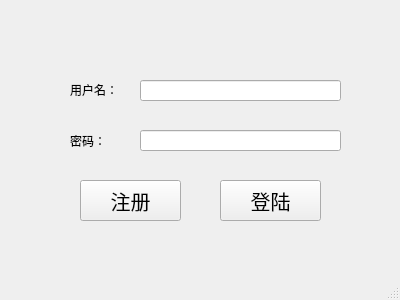
<?xml version="1.0" encoding="UTF-8"?>
<ui version="4.0">
 <class>MainWindow</class>
 <widget class="QMainWindow" name="MainWindow">
  <property name="geometry">
   <rect>
    <x>0</x>
    <y>0</y>
    <width>400</width>
    <height>300</height>
   </rect>
  </property>
  <property name="windowTitle">
   <string>MainWindow</string>
  </property>
  <widget class="QWidget" name="centralWidget">
   <widget class="QLabel" name="label_name">
    <property name="geometry">
     <rect>
      <x>70</x>
      <y>80</y>
      <width>71</width>
      <height>20</height>
     </rect>
    </property>
    <property name="text">
     <string>用户名：</string>
    </property>
   </widget>
   <widget class="QLabel" name="label_password">
    <property name="geometry">
     <rect>
      <x>70</x>
      <y>130</y>
      <width>61</width>
      <height>21</height>
     </rect>
    </property>
    <property name="text">
     <string>密码：</string>
    </property>
   </widget>
   <widget class="QLineEdit" name="lineEdit_name">
    <property name="geometry">
     <rect>
      <x>140</x>
      <y>80</y>
      <width>201</width>
      <height>21</height>
     </rect>
    </property>
   </widget>
   <widget class="QLineEdit" name="lineEdit_password">
    <property name="geometry">
     <rect>
      <x>140</x>
      <y>130</y>
      <width>201</width>
      <height>21</height>
     </rect>
    </property>
    <property name="inputMask">
     <string/>
    </property>
    <property name="echoMode">
     <enum>QLineEdit::Password</enum>
    </property>
   </widget>
   <widget class="QPushButton" name="pushButton_login">
    <property name="geometry">
     <rect>
      <x>220</x>
      <y>180</y>
      <width>101</width>
      <height>41</height>
     </rect>
    </property>
    <property name="font">
     <font>
      <family>楷体</family>
      <pointsize>15</pointsize>
     </font>
    </property>
    <property name="text">
     <string>登陆</string>
    </property>
    <property name="iconSize">
     <size>
      <width>20</width>
      <height>20</height>
     </size>
    </property>
   </widget>
   <widget class="QPushButton" name="pushButton_signup">
    <property name="geometry">
     <rect>
      <x>80</x>
      <y>180</y>
      <width>101</width>
      <height>41</height>
     </rect>
    </property>
    <property name="font">
     <font>
      <family>楷体</family>
      <pointsize>15</pointsize>
     </font>
    </property>
    <property name="text">
     <string>注册</string>
    </property>
   </widget>
  </widget>
  <widget class="QMenuBar" name="menuBar">
   <property name="geometry">
    <rect>
     <x>0</x>
     <y>0</y>
     <width>400</width>
     <height>23</height>
    </rect>
   </property>
  </widget>
  <widget class="QStatusBar" name="statusBar"/>
 </widget>
 <layoutdefault spacing="6" margin="11"/>
 <resources/>
 <connections/>
</ui>
